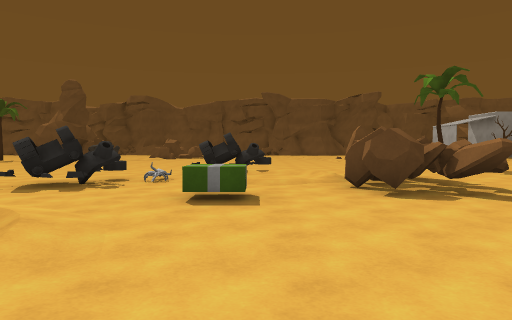
[1] (above)

24 first-person views from a walk through a 3-D level made in the Unity game engine. The camera is 1.3 m above the floor, tilts 2° down and sees 70° across. The floor is counted in squares, 2 m on a side. Each view is taken from the middle of a square. On the plan, view 1 faces up. The plan holds only what a view shows up to about 11 squares ahead; the rest is blank. The place goes on beyond the plan. The player is left out. Surface patterns are stand-ins for the level's own textures.

[2]
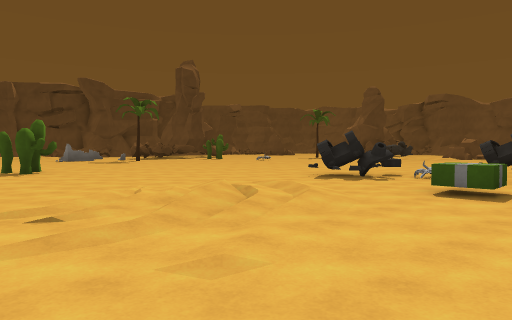

[3]
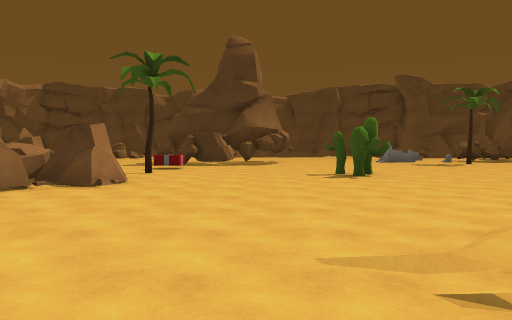

[4]
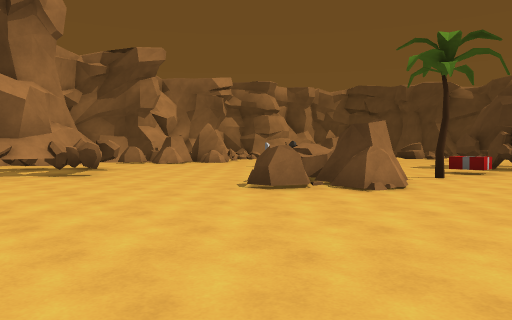

[5]
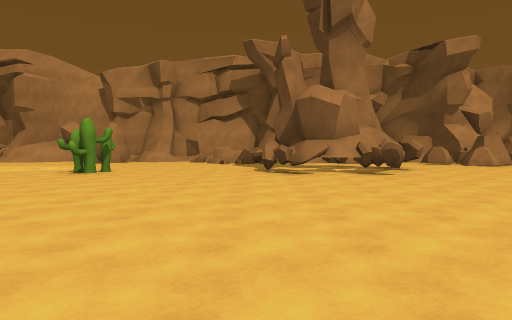

[6]
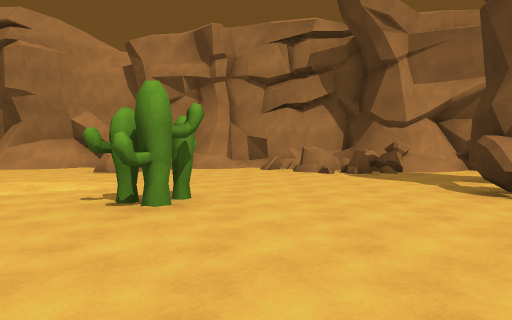

[7]
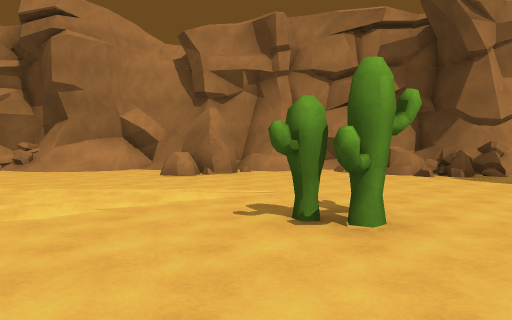

[8]
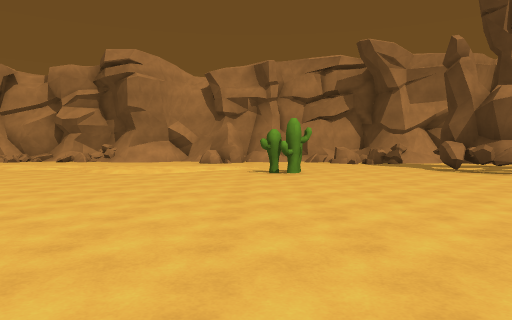

[9]
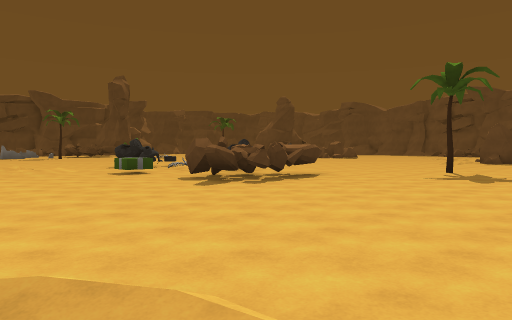

[10]
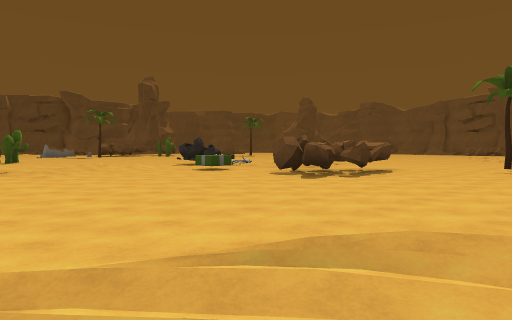

[11]
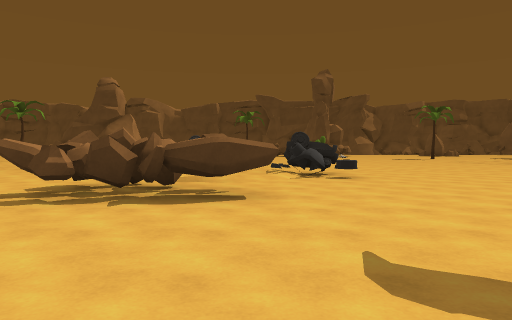

[12]
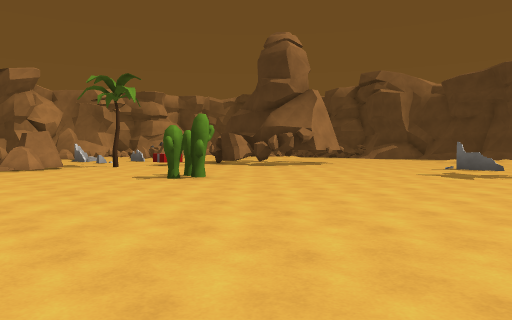

[13]
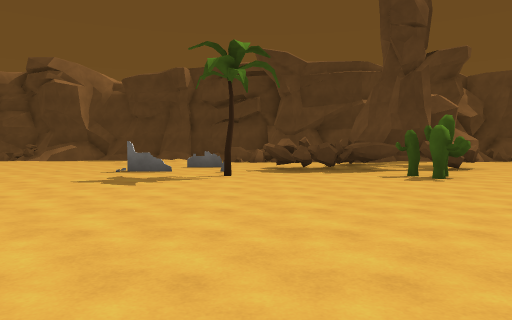

[14]
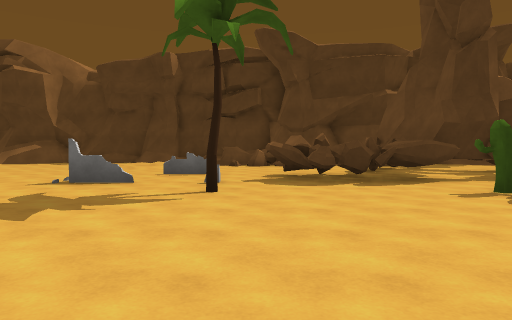

[15]
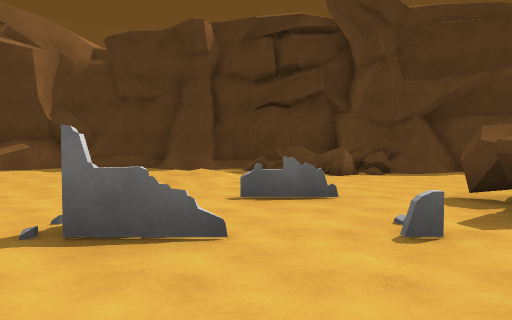

[16]
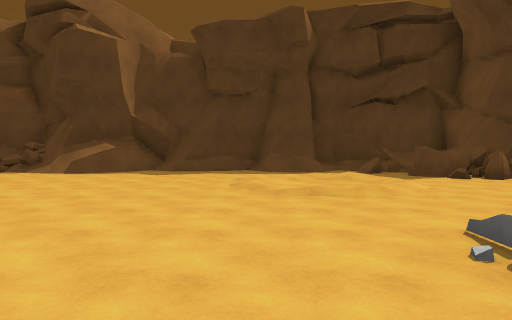

[17]
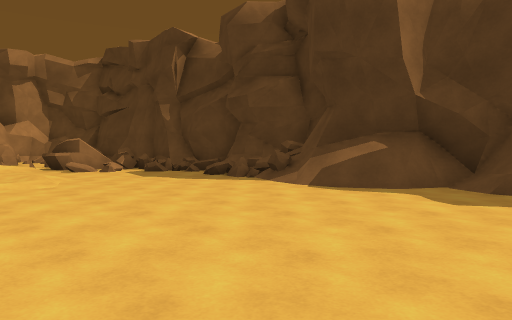

[18]
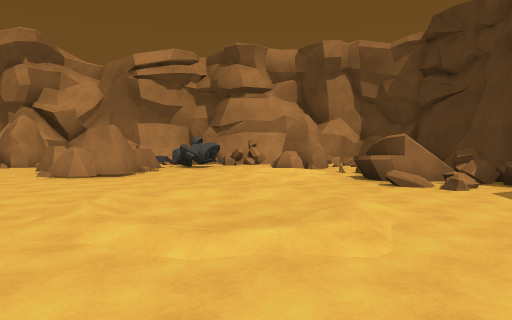

[19]
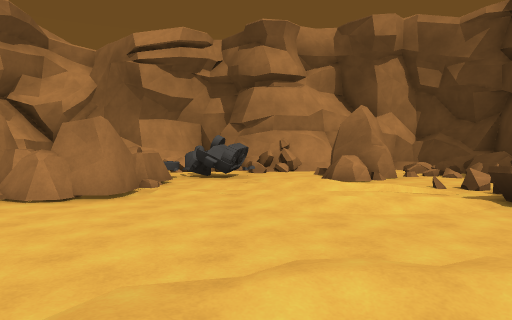

[20]
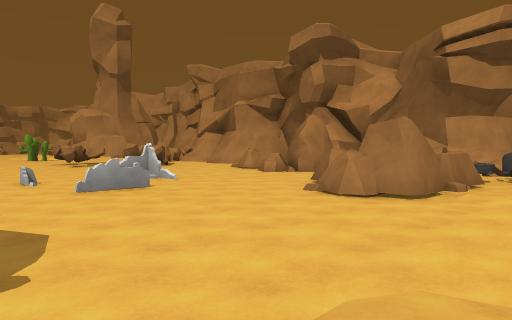

[21]
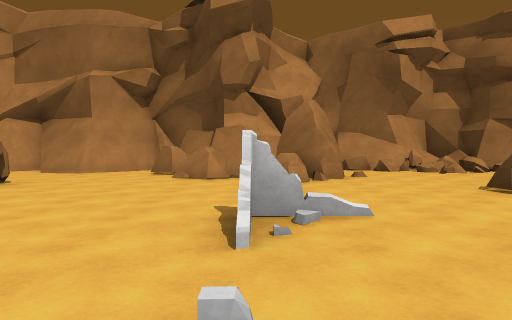

[22]
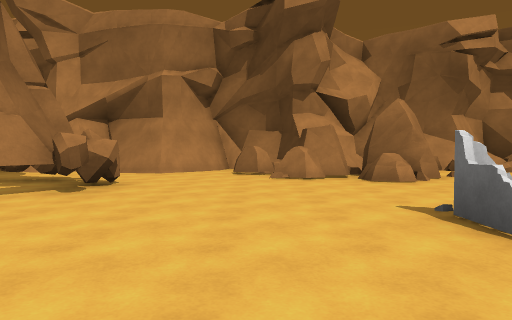

[23]
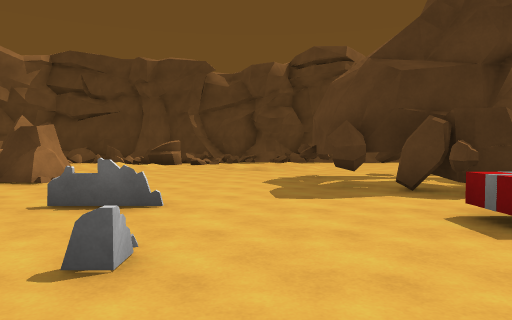

[24]
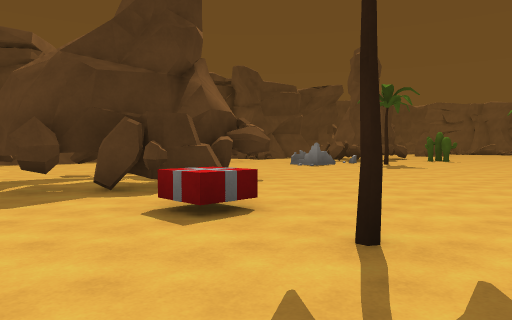

### Floor plan
Key: @ floor where view 1 was taken; # wall or solid block; . main floor; : floor 0.25 m higher than the main floor; + floor 0.5 m higher than the main floor; / step, stairs or slope; = window, fence, low wall or low ledge; ^ raised ledge; R rock; A ammo; T tree; H thing the floor can be seen under or through; C cactus; O other object.
Columns run from 26 left of view 1 to 9 right of it. Each row starts with its distance up from view 1.
 13         ##...          .....    ..
 12   #    ##..C...        .......  ..
 11   #.. ##RR......   .. ..........#.
 10   #/....RR........ ......^^.......
  9 ###=...RRR...............=^.......
  8 #/##.....................  /.R.....
  7 #/^=...O.O.T...........O// /RR.....
  6 ##=../.O..............OO.///RR.....
  5 #...  /..O................A.RR.....
  4 ##.   /................/...........
  3 #.../:/...............///...........
  2 ##...............#....///...........
  1 ##..............##....///........./
  0 #/......  ##.........../..@......///
 -1 #//.....   #....................///
 -2 ##/.....   ##.............  ..../..
 -3 ##......H  H#...................
 -4 #=...///.H H..O.T.RR............
 -5 #=.../ //HH...... RR/............
 -6 #=.../ ./.........R+..............
 -7 #=#...//.......=..................
 -8  #=//........=.....................
 -9  #=#=//........=....................
-10  # #=///.RR..........##^....CC..//..
-11  ##=.///.RRR........####....C..////.
-12  #^..././R  ........####......//////
-13  #=..R.O./....R......##...........
-14  #=.##.OOO...RRRR..................
-15  =###  =.##...RRRR......#=..........
-16       ###===. ###..###/##^=...RR....
-17         #=##  ###########==...RR.///
-18         ###             ########/###

Positions as (right, up) in squares from view 1, and headings:
1: (0, 0), facing up
2: (1, -1), facing up-left
3: (-1, -1), facing left
4: (-2, -1), facing down-left
5: (-2, -1), facing down
6: (1, -6), facing down
7: (3, -7), facing down
8: (3, -1), facing down
9: (9, 0), facing up-left
10: (8, -2), facing up-left
11: (8, 8), facing left
12: (-5, 8), facing down-left
13: (-7, 8), facing left
14: (-10, 8), facing left
15: (-14, 6), facing left
16: (-15, 3), facing left
17: (-19, 2), facing down-left
18: (-20, -2), facing down
19: (-19, -5), facing down
20: (-19, -5), facing down-right
21: (-11, -6), facing down
22: (-9, -6), facing down
23: (-9, -6), facing left
24: (-9, -6), facing up-left
